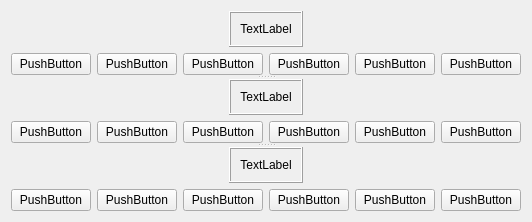
      <widget class="QWidget" name="Visualizer_tab">
       <attribute name="title">
        <string>Visualizer</string>
       </attribute>
       <layout class="QVBoxLayout" name="verticalLayout_34">
        <item>
         <widget class="QSplitter" name="splitter_2">
          <property name="orientation">
           <enum>Qt::Vertical</enum>
          </property>
          <widget class="QWidget" name="layoutWidget">
           <layout class="QVBoxLayout" name="instroment_1_layout">
            <item>
             <layout class="QHBoxLayout" name="horizontalLayout_3">
              <item>
               <spacer name="horizontalSpacer_2">
                <property name="orientation">
                 <enum>Qt::Horizontal</enum>
                </property>
                <property name="sizeHint" stdset="0">
                 <size>
                  <width>40</width>
                  <height>20</height>
                 </size>
                </property>
               </spacer>
              </item>
              <item>
               <widget class="QFrame" name="frame_11">
                <property name="frameShape">
                 <enum>QFrame::Box</enum>
                </property>
                <property name="frameShadow">
                 <enum>QFrame::Raised</enum>
                </property>
                <layout class="QVBoxLayout" name="verticalLayout_13">
                 <item>
                  <widget class="QLabel" name="label_2">
                   <property name="text">
                    <string>TextLabel</string>
                   </property>
                   <property name="alignment">
                    <set>Qt::AlignCenter</set>
                   </property>
                  </widget>
                 </item>
                </layout>
               </widget>
              </item>
              <item>
               <spacer name="horizontalSpacer">
                <property name="orientation">
                 <enum>Qt::Horizontal</enum>
                </property>
                <property name="sizeType">
                 <enum>QSizePolicy::Expanding</enum>
                </property>
                <property name="sizeHint" stdset="0">
                 <size>
                  <width>40</width>
                  <height>20</height>
                 </size>
                </property>
               </spacer>
              </item>
             </layout>
            </item>
            <item>
             <layout class="QHBoxLayout" name="horizontalLayout_5">
              <item>
               <widget class="QPushButton" name="pushButton_19">
                <property name="text">
                 <string>PushButton</string>
                </property>
               </widget>
              </item>
              <item>
               <widget class="QPushButton" name="pushButton_20">
                <property name="text">
                 <string>PushButton</string>
                </property>
               </widget>
              </item>
              <item>
               <widget class="QPushButton" name="pushButton_21">
                <property name="text">
                 <string>PushButton</string>
                </property>
               </widget>
              </item>
              <item>
               <widget class="QPushButton" name="pushButton_22">
                <property name="text">
                 <string>PushButton</string>
                </property>
               </widget>
              </item>
              <item>
               <widget class="QPushButton" name="pushButton_23">
                <property name="text">
                 <string>PushButton</string>
                </property>
               </widget>
              </item>
              <item>
               <widget class="QPushButton" name="pushButton_24">
                <property name="text">
                 <string>PushButton</string>
                </property>
               </widget>
              </item>
             </layout>
            </item>
           </layout>
          </widget>
          <widget class="QWidget" name="layoutWidget_2">
           <layout class="QVBoxLayout" name="instroment_2_layout">
            <item>
             <layout class="QHBoxLayout" name="horizontalLayout_7">
              <item>
               <spacer name="horizontalSpacer_5">
                <property name="orientation">
                 <enum>Qt::Horizontal</enum>
                </property>
                <property name="sizeHint" stdset="0">
                 <size>
                  <width>40</width>
                  <height>20</height>
                 </size>
                </property>
               </spacer>
              </item>
              <item>
               <widget class="QFrame" name="frame_13">
                <property name="frameShape">
                 <enum>QFrame::Box</enum>
                </property>
                <property name="frameShadow">
                 <enum>QFrame::Raised</enum>
                </property>
                <layout class="QVBoxLayout" name="verticalLayout_19">
                 <item>
                  <widget class="QLabel" name="label_4">
                   <property name="text">
                    <string>TextLabel</string>
                   </property>
                   <property name="alignment">
                    <set>Qt::AlignCenter</set>
                   </property>
                  </widget>
                 </item>
                </layout>
               </widget>
              </item>
              <item>
               <spacer name="horizontalSpacer_6">
                <property name="orientation">
                 <enum>Qt::Horizontal</enum>
                </property>
                <property name="sizeType">
                 <enum>QSizePolicy::Expanding</enum>
                </property>
                <property name="sizeHint" stdset="0">
                 <size>
                  <width>40</width>
                  <height>20</height>
                 </size>
                </property>
               </spacer>
              </item>
             </layout>
            </item>
            <item>
             <layout class="QHBoxLayout" name="horizontalLayout_8">
              <item>
               <widget class="QPushButton" name="pushButton_31">
                <property name="text">
                 <string>PushButton</string>
                </property>
               </widget>
              </item>
              <item>
               <widget class="QPushButton" name="pushButton_32">
                <property name="text">
                 <string>PushButton</string>
                </property>
               </widget>
              </item>
              <item>
               <widget class="QPushButton" name="pushButton_33">
                <property name="text">
                 <string>PushButton</string>
                </property>
               </widget>
              </item>
              <item>
               <widget class="QPushButton" name="pushButton_34">
                <property name="text">
                 <string>PushButton</string>
                </property>
               </widget>
              </item>
              <item>
               <widget class="QPushButton" name="pushButton_35">
                <property name="text">
                 <string>PushButton</string>
                </property>
               </widget>
              </item>
              <item>
               <widget class="QPushButton" name="pushButton_36">
                <property name="text">
                 <string>PushButton</string>
                </property>
               </widget>
              </item>
             </layout>
            </item>
           </layout>
          </widget>
          <widget class="QWidget" name="layoutWidget">
           <layout class="QVBoxLayout" name="instroment_3_layout">
            <item>
             <layout class="QHBoxLayout" name="horizontalLayout_4">
              <item>
               <spacer name="horizontalSpacer_3">
                <property name="orientation">
                 <enum>Qt::Horizontal</enum>
                </property>
                <property name="sizeHint" stdset="0">
                 <size>
                  <width>40</width>
                  <height>20</height>
                 </size>
                </property>
               </spacer>
              </item>
              <item>
               <widget class="QFrame" name="frame_12">
                <property name="frameShape">
                 <enum>QFrame::Box</enum>
                </property>
                <property name="frameShadow">
                 <enum>QFrame::Raised</enum>
                </property>
                <layout class="QVBoxLayout" name="verticalLayout_16">
                 <item>
                  <widget class="QLabel" name="label_3">
                   <property name="text">
                    <string>TextLabel</string>
                   </property>
                   <property name="alignment">
                    <set>Qt::AlignCenter</set>
                   </property>
                  </widget>
                 </item>
                </layout>
               </widget>
              </item>
              <item>
               <spacer name="horizontalSpacer_4">
                <property name="orientation">
                 <enum>Qt::Horizontal</enum>
                </property>
                <property name="sizeType">
                 <enum>QSizePolicy::Expanding</enum>
                </property>
                <property name="sizeHint" stdset="0">
                 <size>
                  <width>40</width>
                  <height>20</height>
                 </size>
                </property>
               </spacer>
              </item>
             </layout>
            </item>
            <item>
             <layout class="QHBoxLayout" name="horizontalLayout_6">
              <item>
               <widget class="QPushButton" name="pushButton_25">
                <property name="text">
                 <string>PushButton</string>
                </property>
               </widget>
              </item>
              <item>
               <widget class="QPushButton" name="pushButton_26">
                <property name="text">
                 <string>PushButton</string>
                </property>
               </widget>
              </item>
              <item>
               <widget class="QPushButton" name="pushButton_27">
                <property name="text">
                 <string>PushButton</string>
                </property>
               </widget>
              </item>
              <item>
               <widget class="QPushButton" name="pushButton_28">
                <property name="text">
                 <string>PushButton</string>
                </property>
               </widget>
              </item>
              <item>
               <widget class="QPushButton" name="pushButton_29">
                <property name="text">
                 <string>PushButton</string>
                </property>
               </widget>
              </item>
              <item>
               <widget class="QPushButton" name="pushButton_30">
                <property name="text">
                 <string>PushButton</string>
                </property>
               </widget>
              </item>
             </layout>
            </item>
           </layout>
          </widget>
         </widget>
        </item>
       </layout>
      </widget>
